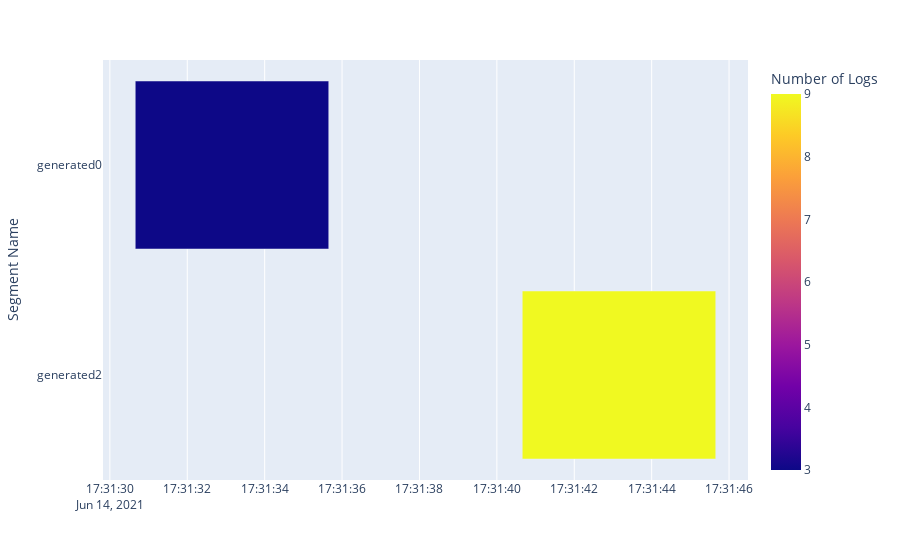

The notebook cell saved with this chart:
### Code cell
display_segments(segments)

### Figure 1 — Plotly figure (JSON) as saved in the notebook; plotly's stock layout.template omitted (floating-point values rounded to 4 significant figures)
{"data": [{"alignmentgroup": "True", "base": ["2021-06-14 17:31:30.656000", "2021-06-14 17:31:40.656000"], "hovertemplate": "Start Time=%{base}<br>End Time=%{x}<br>Segment Name=%{y}<br>Number of Logs=%{marker.color}<extra></extra>", "legendgroup": "", "marker": {"color": [3, 9], "coloraxis": "coloraxis"}, "name": "", "offsetgroup": "", "orientation": "h", "showlegend": false, "textposition": "auto", "type": "bar", "x": [5000, 5000], "xaxis": "x", "y": ["generated0", "generated2"], "yaxis": "y"}], "layout": {"barmode": "overlay", "coloraxis": {"colorbar": {"title": {"text": "Number of Logs"}}, "colorscale": [[0, "#0d0887"], [0.1111, "#46039f"], [0.2222, "#7201a8"], [0.3333, "#9c179e"], [0.4444, "#bd3786"], [0.5556, "#d8576b"], [0.6667, "#ed7953"], [0.7778, "#fb9f3a"], [0.8889, "#fdca26"], [1, "#f0f921"]]}, "legend": {"tracegroupgap": 0}, "margin": {"t": 60}, "xaxis": {"anchor": "y", "domain": [0, 1], "type": "date"}, "yaxis": {"anchor": "x", "autorange": "reversed", "domain": [0, 1], "title": {"text": "Segment Name"}}}}
